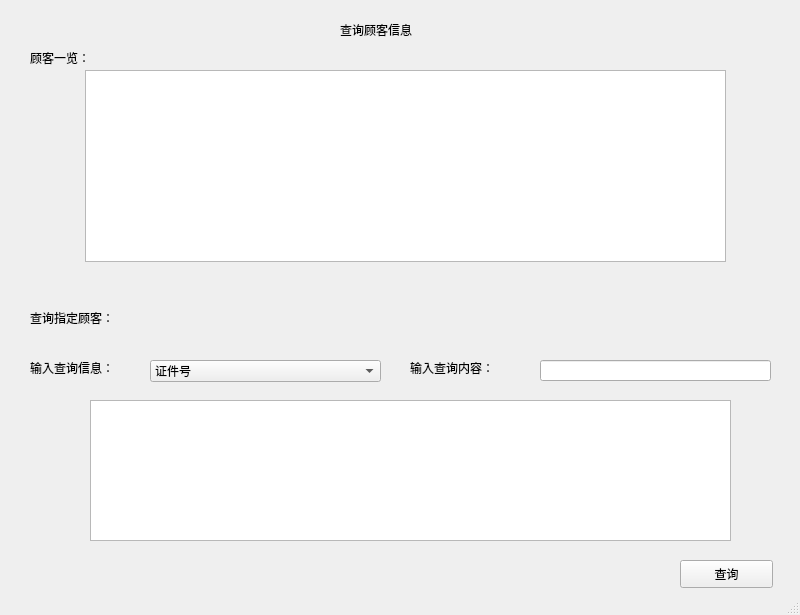
<?xml version="1.0" encoding="UTF-8"?>
<ui version="4.0">
 <class>Browse2</class>
 <widget class="QMainWindow" name="Browse2">
  <property name="geometry">
   <rect>
    <x>0</x>
    <y>0</y>
    <width>800</width>
    <height>615</height>
   </rect>
  </property>
  <property name="windowTitle">
   <string>查询顾客信息</string>
  </property>
  <widget class="QWidget" name="centralwidget">
   <widget class="QLabel" name="label">
    <property name="geometry">
     <rect>
      <x>340</x>
      <y>20</y>
      <width>101</width>
      <height>20</height>
     </rect>
    </property>
    <property name="text">
     <string>查询顾客信息</string>
    </property>
   </widget>
   <widget class="QLabel" name="label_2">
    <property name="geometry">
     <rect>
      <x>30</x>
      <y>50</y>
      <width>72</width>
      <height>15</height>
     </rect>
    </property>
    <property name="text">
     <string>顾客一览：</string>
    </property>
   </widget>
   <widget class="QLabel" name="label_3">
    <property name="geometry">
     <rect>
      <x>30</x>
      <y>310</y>
      <width>101</width>
      <height>16</height>
     </rect>
    </property>
    <property name="text">
     <string>查询指定顾客：</string>
    </property>
   </widget>
   <widget class="QLabel" name="label_4">
    <property name="geometry">
     <rect>
      <x>30</x>
      <y>360</y>
      <width>111</width>
      <height>16</height>
     </rect>
    </property>
    <property name="text">
     <string>输入查询信息：</string>
    </property>
   </widget>
   <widget class="QLabel" name="label_5">
    <property name="geometry">
     <rect>
      <x>410</x>
      <y>360</y>
      <width>111</width>
      <height>16</height>
     </rect>
    </property>
    <property name="text">
     <string>输入查询内容：</string>
    </property>
   </widget>
   <widget class="QLineEdit" name="lineEdit_2">
    <property name="geometry">
     <rect>
      <x>540</x>
      <y>360</y>
      <width>231</width>
      <height>21</height>
     </rect>
    </property>
   </widget>
   <widget class="QPushButton" name="pushButton">
    <property name="geometry">
     <rect>
      <x>680</x>
      <y>560</y>
      <width>93</width>
      <height>28</height>
     </rect>
    </property>
    <property name="text">
     <string>查询</string>
    </property>
   </widget>
   <widget class="QComboBox" name="comboBox">
    <property name="geometry">
     <rect>
      <x>150</x>
      <y>360</y>
      <width>231</width>
      <height>22</height>
     </rect>
    </property>
    <item>
     <property name="text">
      <string>证件号</string>
     </property>
    </item>
    <item>
     <property name="text">
      <string>姓名</string>
     </property>
    </item>
    <item>
     <property name="text">
      <string>性别</string>
     </property>
    </item>
    <item>
     <property name="text">
      <string>年龄</string>
     </property>
    </item>
    <item>
     <property name="text">
      <string>联系方式</string>
     </property>
    </item>
   </widget>
   <widget class="QTableWidget" name="tableWidget">
    <property name="geometry">
     <rect>
      <x>85</x>
      <y>70</y>
      <width>641</width>
      <height>192</height>
     </rect>
    </property>
   </widget>
   <widget class="QTableWidget" name="tableWidget_2">
    <property name="geometry">
     <rect>
      <x>90</x>
      <y>400</y>
      <width>641</width>
      <height>141</height>
     </rect>
    </property>
   </widget>
  </widget>
  <widget class="QStatusBar" name="statusbar"/>
 </widget>
 <resources/>
 <connections/>
</ui>
